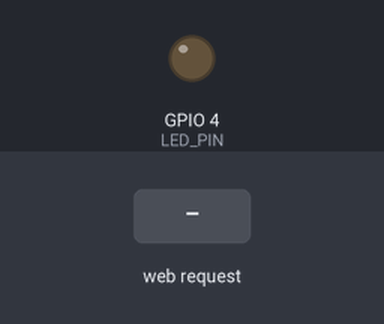
The sketch below on a simulated ESP32. Shown: output pins drawn as LEDs (lit = HIGH). The inputs (shaded band) are chosen by the test bench. WiFi joins after 1.5 s; servers stay silent unless stated; the camera gives no picture; what the sketch prints to the serial monitor is not drawn.

Above: at 3.5 s.
3.6 s: HTTP request GET /led?state=on received
At 4.8 s:
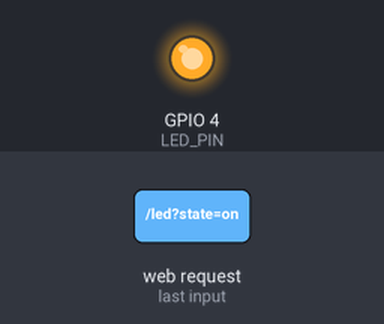
5.1 s: HTTP request GET /led?state=off received
At 5.9 s:
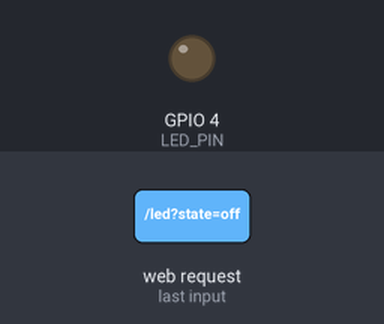
Timing chart, 0 to 8.1 s (numbered marks = the images above; inputs shaded):
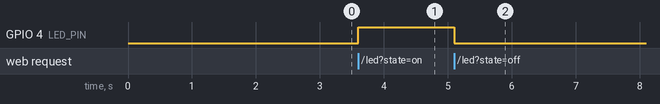

Measured:
- after the input at 3.6 s, GPIO 4 (LED_PIN): LOW → HIGH at once
- after the input at 5.1 s, GPIO 4 (LED_PIN): HIGH → LOW at once

The sketch:

camera_server.ino
```cpp
#include "esp_camera.h"
#include <Arduino.h>
#include <WiFi.h>
#include <AsyncTCP.h> // peer library for ESPAsyncWebServer
#include <ESPAsyncWebServer.h> // library for websocket

//Camera related constants
#define PWDN_GPIO_NUM     32
#define RESET_GPIO_NUM    -1
#define XCLK_GPIO_NUM      0
#define SIOD_GPIO_NUM     26
#define SIOC_GPIO_NUM     27
#define Y9_GPIO_NUM       35
#define Y8_GPIO_NUM       34
#define Y7_GPIO_NUM       39
#define Y6_GPIO_NUM       36
#define Y5_GPIO_NUM       21
#define Y4_GPIO_NUM       19
#define Y3_GPIO_NUM       18
#define Y2_GPIO_NUM        5
#define VSYNC_GPIO_NUM    25
#define HREF_GPIO_NUM     23
#define PCLK_GPIO_NUM     22

// LED PIN
#define LED_PIN 4

const char* ssid     = "REMOTE CAM";
const char* password = "remotecam12345678";

// initialize a server on port 80
AsyncWebServer server(80);
// initialize websocket server at "/camera"
// to access websocket connection, the client need to access
// ws://<IP>/camera
AsyncWebSocket ws("/camera");

// client ID
// the purpose is to keep track of user connection
uint32_t clientID = 0;

void onCameraWebSocketEvent(AsyncWebSocket *server, AsyncWebSocketClient *client, AwsEventType type, void *arg, uint8_t *data, size_t len) {
    switch (type) {
        // case when user joined/connected to the websocket connection
        case WS_EVT_CONNECT:
            clientID = client->id(); // set the client ID
            break;

        // case when user disconnected from the websocket connection
        case WS_EVT_DISCONNECT:
            clientID = 0; // reset client ID
            break;
    }
}

void setupCamera() {
  // setting up camera pin according to the manufactures
  camera_config_t config;

  config.ledc_channel = LEDC_CHANNEL_0;
  config.ledc_timer = LEDC_TIMER_0;
  config.pin_d0 = Y2_GPIO_NUM;
  config.pin_d1 = Y3_GPIO_NUM;
  config.pin_d2 = Y4_GPIO_NUM;
  config.pin_d3 = Y5_GPIO_NUM;
  config.pin_d4 = Y6_GPIO_NUM;
  config.pin_d5 = Y7_GPIO_NUM;
  config.pin_d6 = Y8_GPIO_NUM;
  config.pin_d7 = Y9_GPIO_NUM;
  config.pin_xclk = XCLK_GPIO_NUM;
  config.pin_pclk = PCLK_GPIO_NUM;
  config.pin_vsync = VSYNC_GPIO_NUM;
  config.pin_href = HREF_GPIO_NUM;
  config.pin_sscb_sda = SIOD_GPIO_NUM;
  config.pin_sscb_scl = SIOC_GPIO_NUM;
  config.pin_pwdn = PWDN_GPIO_NUM;
  config.pin_reset = RESET_GPIO_NUM;
  config.xclk_freq_hz = 20000000; // 20K KHz
  config.pixel_format = PIXFORMAT_JPEG;

  config.frame_size = FRAMESIZE_VGA; // 640 x 480
  config.jpeg_quality = 7; // picture quality
  config.fb_count = 1;

  // Initialize the camera
  esp_err_t err = esp_camera_init(&config);

  // if camera failed to init
  if (err != ESP_OK) return;

  // Initialize PSRAM if found
  // If Pseudo Static Random Access Memory is found in the current board,
  // allocate to PSRAM when the memory allocations is greater than 20KB
  // -- PSRAM will increase performance --
  if (psramFound()) {
    heap_caps_malloc_extmem_enable(20000); // Allocate memory to PSRAM above this size
  }
}


void sendCameraPicture() {
  // if client is disconnected (leave connection), dont proceed further
  if (clientID == 0) return;

  //capture a frame buffer (fb) from camera
  camera_fb_t * fb = esp_camera_fb_get();

  // if no frame buffer -> return
  if (!fb) return;

  // send the binary of frame buffer back to the client
  // parameter: (clientID, pointer to the buffer, length of the buffer)
  ws.binary(clientID, fb->buf, fb->len);

  // release memory after fb sent to the client
  esp_camera_fb_return(fb);

  // Wait for message to be delivered.
  // this is important to not deliver the data too quickly,
  // so we need to wait until client queue is not full
  while (true) {
    AsyncWebSocketClient * clientPointer = ws.client(clientID);

    if (!clientPointer || !(clientPointer->queueIsFull())){
      break;
    }

    delay(1);
  }
}

void toggleFlashlight(bool state) {
  if(state){
    digitalWrite(LED_PIN, HIGH);
  } else {
    digitalWrite(LED_PIN, LOW);
  }
}

void handleTriggerLED(AsyncWebServerRequest *request) {
  String state = request->arg("state");

  if (state == "on") {
    toggleFlashlight(true);
  } else if (state == "off") {
    toggleFlashlight(false);
  }

  request->send(200);
}

void setup() {
  Serial.begin(115200);

  WiFi.begin(ssid, password);
  while (WiFi.status() != WL_CONNECTED) {
    delay(1000);
    Serial.println("Connecting to WiFi...");
  }

  // WiFi.softAP(ssid, password);
  // IPAddress IP = WiFi.softAPIP();

  server.on("/led", handleTriggerLED);

  ws.onEvent(onCameraWebSocketEvent);

  // setup the websocket connection at /camera
  // see config above^
  server.addHandler(&ws);

  server.begin();
  Serial.println("HTTP server started");

  // setup camera
  setupCamera();

  // setup led built in
  pinMode(LED_PIN, OUTPUT);
}

void loop() {
  // clean up disconnected client
  ws.cleanupClients();

  sendCameraPicture();
}
```
